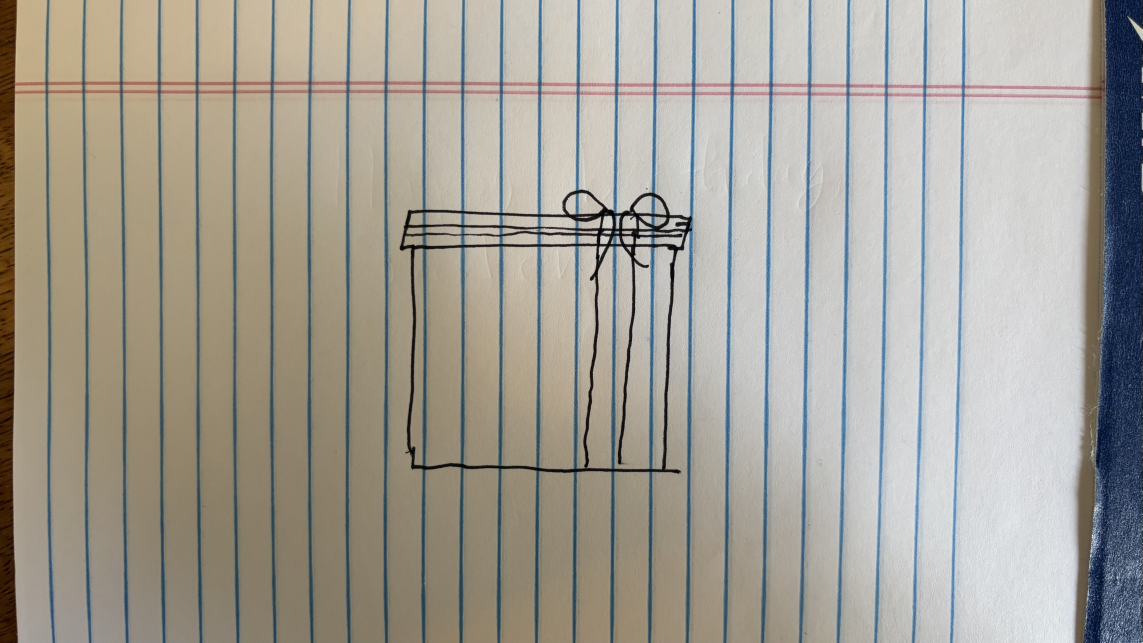
#> input picture jaden-work/source/IMG_5773.jpg, 5711 x 3212 px, found by its file name (shown at 1/5 size)
$ python mask.py
#> lines starting #> are read from the running program, lines starting #| are printed output that depends on the picture; after the words box and inside, x2 and y2 are one past the last pixel; in counts of white or black regions, pixels touching at a corner belong together
"""Step 1: ink mask for the gift box drawing.
Outputs (in tools/box/debug): norm max-channel map + raw mask; saves mask npy for later steps."""
import numpy as np, cv2, sys, json
from PIL import Image, ImageOps
from scipy import ndimage as ndi
from skimage import morphology, filters, measure

SRC='/Users/jasper/Code/jagilley.github.io/jaden-work/source/IMG_5773.jpg'
W='/Users/jasper/Code/jagilley.github.io/jaden-work'
DBG=W+'/tools/box/debug'
im = ImageOps.exif_transpose(Image.open(SRC)).convert('RGB')
#> im is the input picture: PIL image 5711x3212 RGB; mean R, G, B 163.5, 159.7, 150.5
a = np.asarray(im).astype(np.float32)
H,Wd,_ = a.shape
#> H = 3212; Wd = 5711

# --- background (paper) estimate per channel: closing on a 4x downsample, removes thin dark lines
k=4
small = cv2.resize(a,(Wd//k,H//k),interpolation=cv2.INTER_AREA)
bg = np.empty_like(small)
for c in range(3):
    ch = small[...,c]
    d = ndi.maximum_filter(ch, size=15)
    d = ndi.minimum_filter(d, size=15)
    bg[...,c] = ndi.gaussian_filter(d, 4)
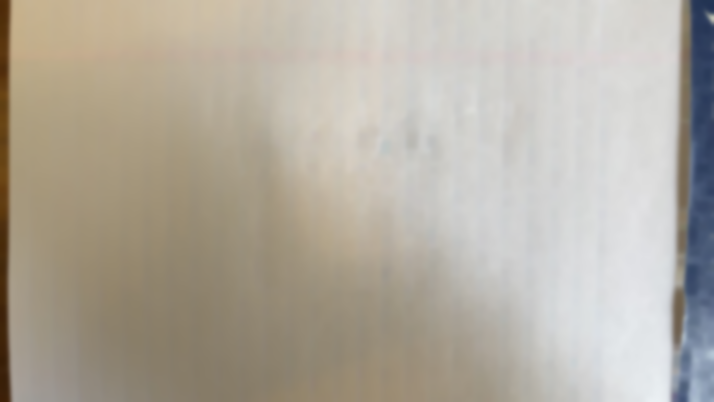
#> bg: shape (803, 1427, 3) float32 (shown at 1/2 size); mean R, G, B 179.5, 172.7, 160.9
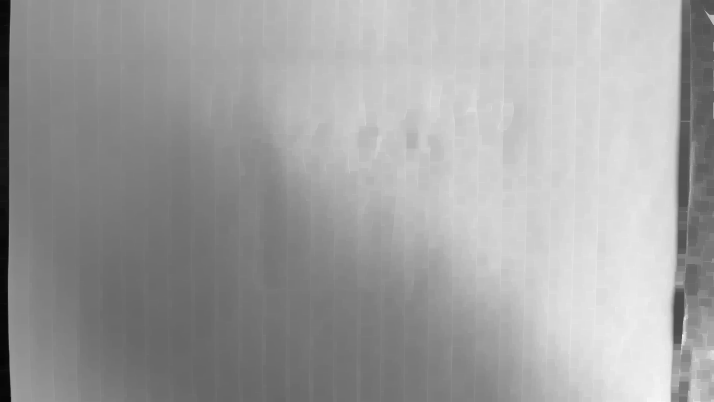
#> d: shape (803, 1427) float32 (shown at 1/2 size); min 5.68, max 249.7, mean 160.7
bg = cv2.resize(bg,(Wd,H),interpolation=cv2.INTER_LINEAR)
#> bg: shape (3212, 5711, 3) float32
norm = np.clip(a/np.maximum(bg,1),0,1.2)
mx = norm.max(axis=2)          # ink: low in every channel; blue rule: B high; red rule: R high
# extra penalty for chroma (bluish / reddish) pixels: ink is neutral, rule bleed is not
chroma = np.maximum(norm[...,2]-norm[...,0], 0) + np.maximum(norm[...,0]-norm[...,2]-0.05, 0)
score = mx + 0.8*chroma
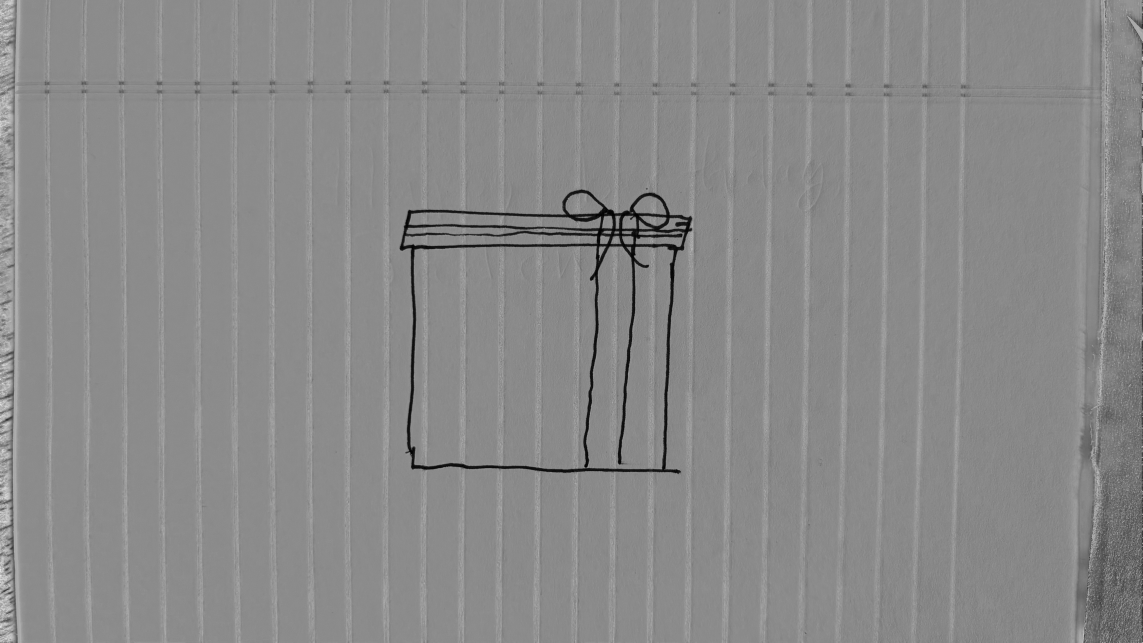
#> score: shape (3212, 5711) float32 (shown at 1/5 size); min 0, max 1.81, mean 0.98; drawn with min black and max white
np.save(DBG+'/score.npy', score.astype(np.float16))
Image.fromarray((np.clip(mx,0,1)*255).astype(np.uint8)).save(DBG+'/mx.png')

# --- hysteresis threshold
strong = score < 0.40
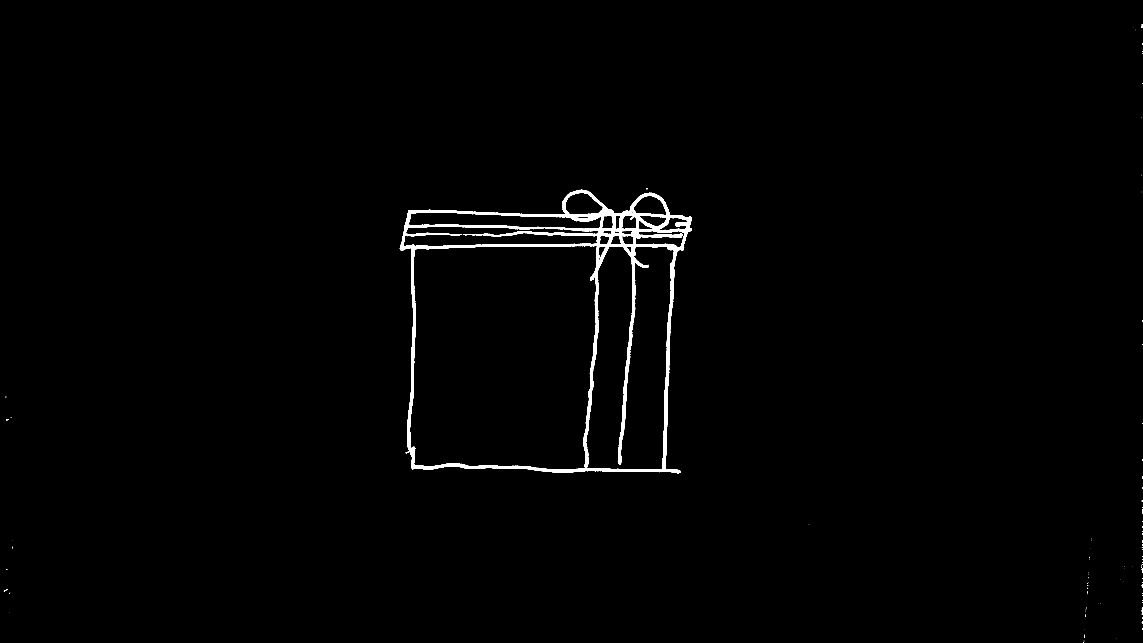
#> strong: shape (3212, 5711) bool (shown at 1/5 size); 0.96% white; 107 white regions (101 under 20 px), largest, box (x1, y1, x2, y2) and area: (1999, 948, 3460, 2369) 175858, (31, 2096, 43, 2102) 49, (5709, 3043, 5711, 3072) 40, (5708, 121, 5711, 139) 36, (5420, 3173, 5423, 3190) 26, (60, 2734, 65, 2741) 20
weak = score < 0.54
#> weak: shape (3212, 5711) bool; 1.1% white; 1449 white regions (1323 under 20 px), largest, box (x1, y1, x2, y2) and area: (1998, 947, 3461, 2369) 189648, (5489, 2973, 5513, 3025) 428, (24, 2083, 62, 2105) 250
lab,n = ndi.label(weak, structure=np.ones((3,3)))
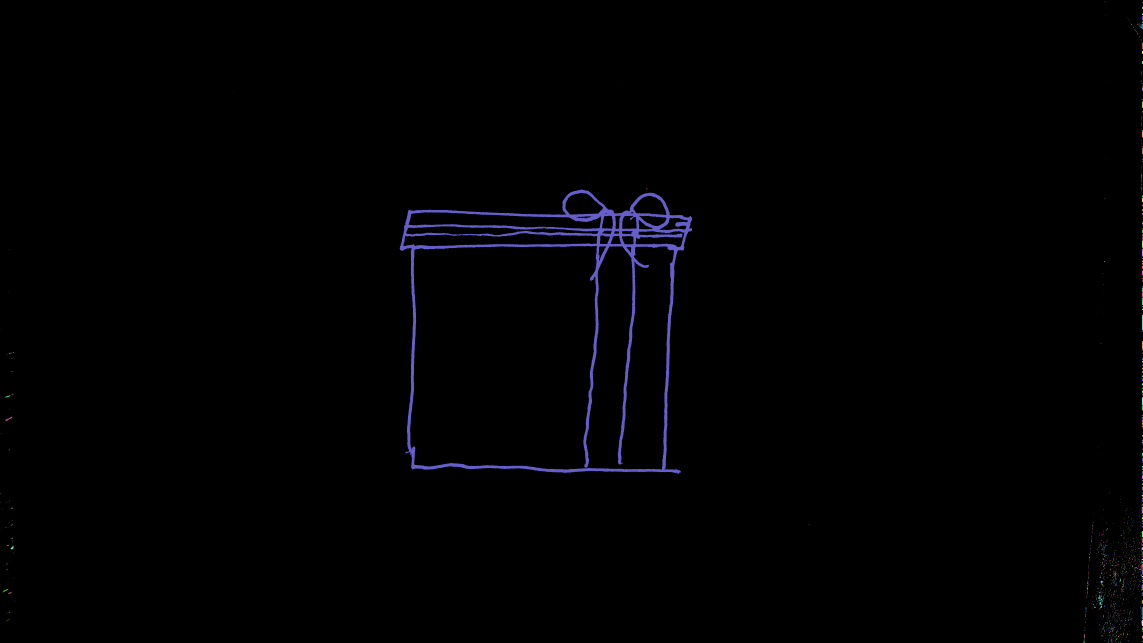
#> lab: shape (3212, 5711) int32 (shown at 1/5 size); 1450 distinct labels, from 0 to 1449; one colour per label, 0 black
#> n = 1449
keep = np.zeros(n+1,bool); keep[np.unique(lab[strong])]=True; keep[0]=False
ink = keep[lab]
# --- restrict to the drawing area (exclude page edges / blue object); generous box
roi = np.zeros_like(ink); roi[700:2600, 1700:3800]=True
ink &= roi
#> ink: shape (3212, 5711) bool; 1% white; 2 white regions, box (x1, y1, x2, y2) and area: (1998, 947, 3461, 2369) 189648, (3232, 942, 3238, 947) 24
# remove small specks
lab,n = ndi.label(ink, structure=np.ones((3,3)))
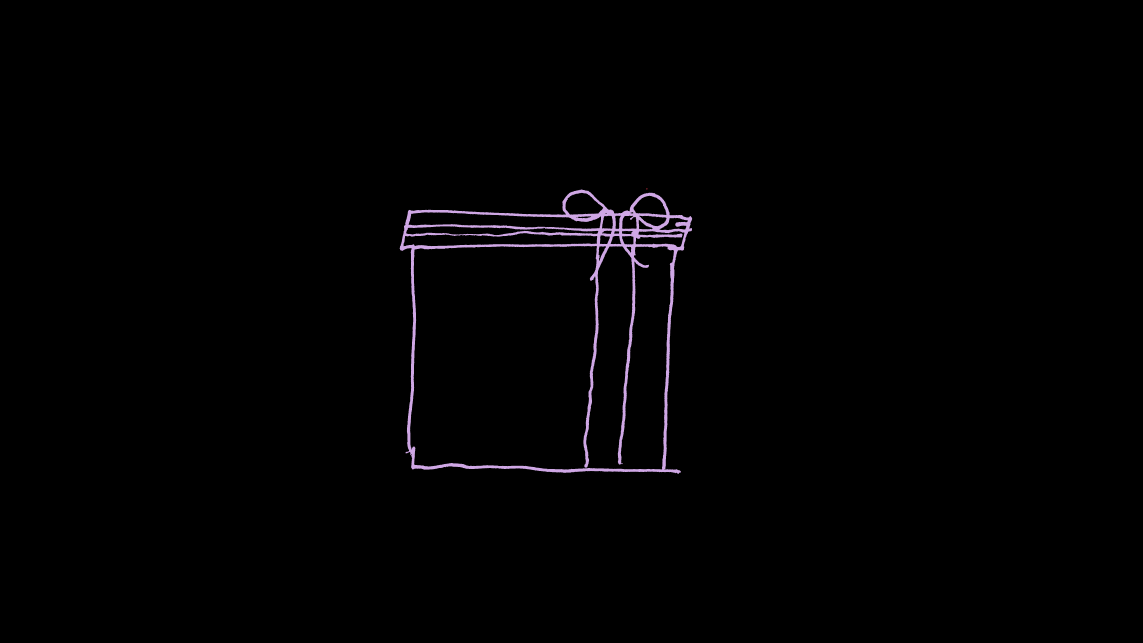
#> lab: shape (3212, 5711) int32 (shown at 1/5 size); 3 distinct labels, from 0 to 2; one colour per label, 0 black
#> n = 2
areas = ndi.sum(ink, lab, index=np.arange(1,n+1))
#> areas = [24, 189648]
print('components', n, sorted(areas.astype(int))[-15:])
#| components 2 [24, 189648]
keep = np.zeros(n+1,bool); keep[1:] = areas > 400
#> after `keep = np.zeros(n + 1, bool)`: keep = [False, False, False]
ink = keep[lab]
#> ink: shape (3212, 5711) bool; 1% white; 1 white region, box (x1, y1, x2, y2) and area: (1998, 947, 3461, 2369) 189648
# fill pinholes
ink = morphology.remove_small_holes(ink, 60)
#> ink: shape (3212, 5711) bool; 1% white; 1 white region, box (x1, y1, x2, y2) and area: (1998, 947, 3461, 2369) 189739
np.save(DBG+'/ink_raw.npy', ink)
ys,xs = np.nonzero(ink); print('bbox', xs.min(), ys.min(), xs.max(), ys.max())
#| bbox 1998 947 3460 2368
Image.fromarray((~ink*255).astype(np.uint8)).save(DBG+'/ink_raw.png')
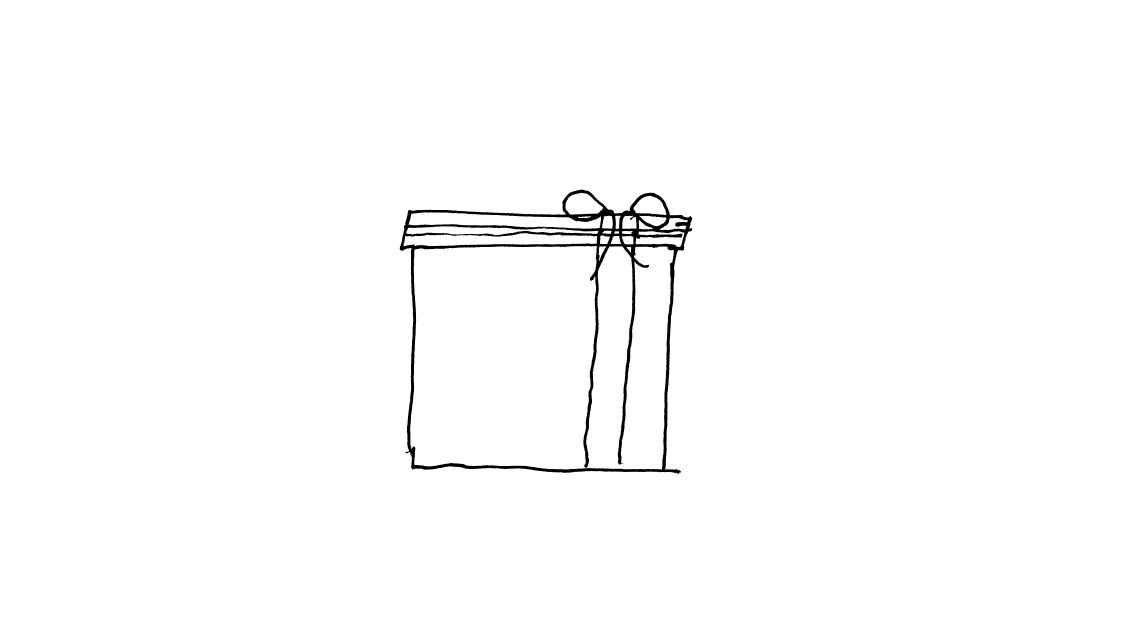
#> saved as ink_raw.png: PIL image 5711x3212 L (shown at 1/5 size); 99% white; 1 black region, box (x1, y1, x2, y2) and area: (1998, 947, 3461, 2369) 189739
